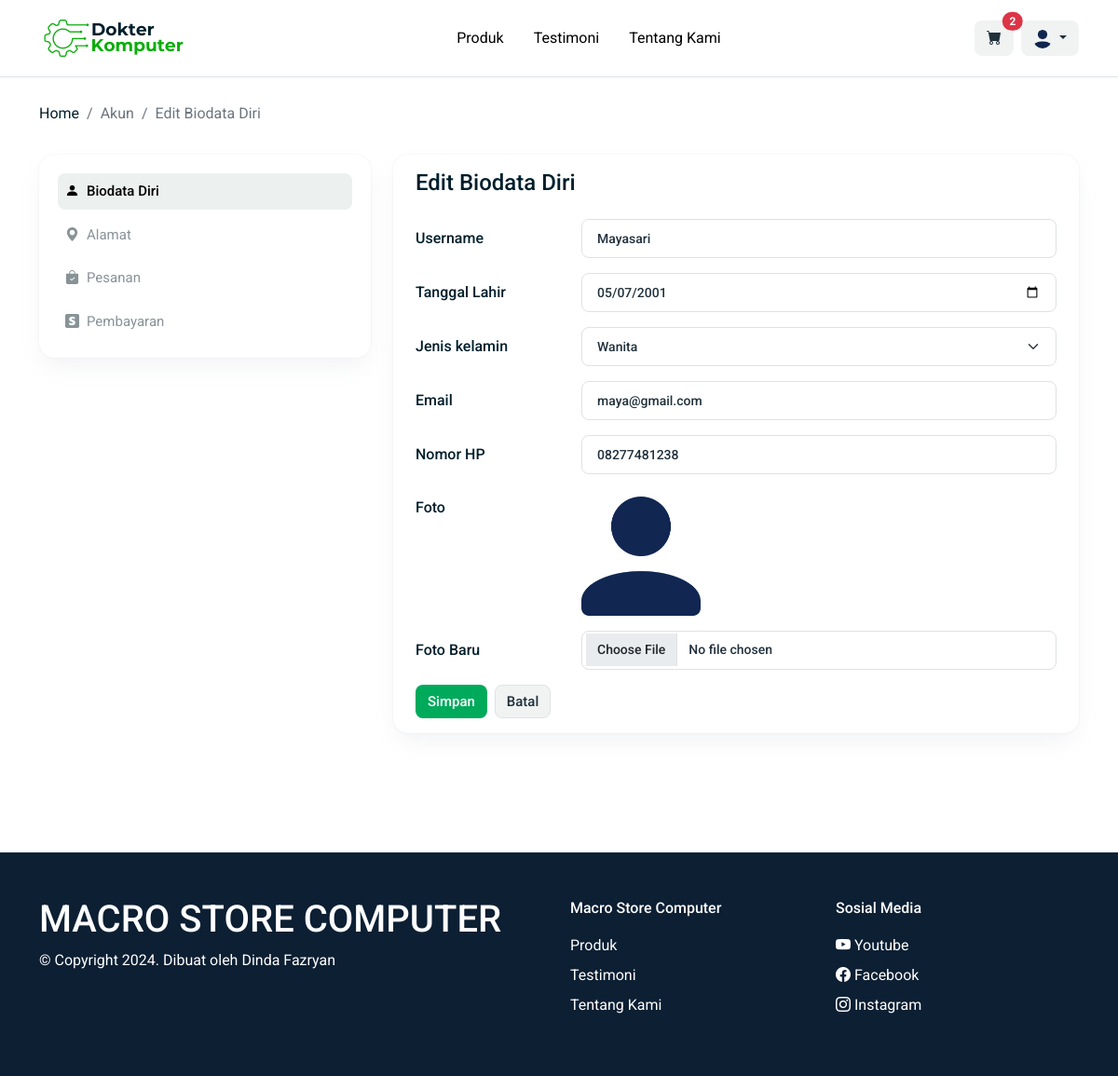
Page /akun/editbiodata.php?id_user=4 (signed in) on the committed database.
### tables this page shows
CREATE TABLE `user` (
  `id_user` int(11) NOT NULL,
  `username` varchar(100) NOT NULL,
  `email` varchar(50) NOT NULL,
  `password` varchar(255) NOT NULL,
  `tanggal_lahir` date DEFAULT NULL,
  `jenis_kelamin` varchar(20) DEFAULT NULL,
  `nomorhp` varchar(20) DEFAULT NULL,
  `picture` varchar(255) DEFAULT NULL
);

### fungsi.php (called while the page is built, shortened)
<?php
include "db/koneksi.php";
function show($query)
{
    global $koneksi;
    $result = mysqli_query($koneksi, $query);
    $rows = [];
    while ($row = mysqli_fetch_assoc($result)) {
        $rows[] = $row;
    }
    return $rows;
}

### akun/editbiodata.php (the view, shortened to what this page needs)
<?php
include "../db/koneksi.php";
include "../fungsi.php";
$id_user = $_GET["id_user"];
$data_user = show("SELECT * FROM user WHERE id_user = '$id_user'");
if ($data_user[0]["picture"]) {
    $picture = "../userPicture/" . $data_user[0]["picture"];
} else {
    $picture = "../asset/img/profile_default.png";
}
?>
<!DOCTYPE html>
<html lang="en">
<head>
    <link rel="stylesheet" href="../asset/css/bootstrap.css">
    <link rel="stylesheet" href="../asset/css/style.css">
    <link rel="stylesheet" href="https://cdn.jsdelivr.net/npm/bootstrap-icons@1.10.3/font/bootstrap-icons.css">
</head>
<body class="">
    <?php include "navbar.php" ?>
    <section id="hero" class="pb-5">
        <div class="container mb-3">
            <div class="row">
                <nav aria-label="breadcrumb">
                    <ol class="breadcrumb">
                        <li class="breadcrumb-item"><a href="index.php">Home</a></li>
                        <li class="breadcrumb-item active">Akun</li>
                        <li class="breadcrumb-item active" aria-current="page">Edit Biodata Diri</li>
                    </ol>
                </nav>
            </div>
        </div>
        <div class="container">
            <div class="row">
                <div class="col-md-4">
                    <?php include "sidebar.php"; ?>
                </div>
                <div class="col-md-8">
                    <div class="card py-3 px-4 border-0 shadow-1 rounded-16 mb-3">
                        <h4>Edit Biodata Diri</h4>
                        <form action="" method="post" enctype="multipart/form-data" class="mt-3">
                            <div class="row align-items-center mb-3">
                                <div class="col-4 col-lg-3 fw-500">Username</div>
                                <div class="col-8 col-lg-9">
                                    <input type="text" name="username" class="form-control" value="<?= $data_user[0]['username'] ?>" required>
                                </div>
                            </div>
                            <div class="row align-items-center mb-3">
                                <div class="col-4 col-lg-3 fw-500">Tanggal Lahir</div>
                                <div class="col-8 col-lg-9">
                                    <input type="date" name="tanggal_lahir" class="form-control" required value="<?php $tgl = $data_user[0]["tanggal_lahir"] ? $data_user[0]["tanggal_lahir"] : "";
                                                                                                                    echo $tgl ?>">
                                </div>
                            </div>
                            <div class=" row align-items-center mb-3">
                                <div class="col-4 col-lg-3 fw-500">Jenis kelamin</div>
                                <div class="col-8 col-lg-9">
                                    <select name="jenis_kelamin" class="form-select" required>
                                        <option value="<?= $data_user[0]["jenis_kelamin"] ?>"><?= $data_user[0]["jenis_kelamin"] ?></option>
                                    </select>
                                </div>
                            </div>
                            <div class="row align-items-center mb-3">
                                <div class="col-4 col-lg-3 fw-500">Email</div>
                                <div class="col-8 col-lg-9">
                                    <input type="email" name="email" class="form-control" value="<?= $data_user[0]['email'] ?>" required>
                                </div>
                            </div>
                            <div class="row align-items-center mb-4">
                                <div class="col-4 col-lg-3 fw-500">Nomor HP</div>
                                <div class="col-8 col-lg-9">
                                    <input type="text" name="nomorhp" class="form-control" autocomplete="off" placeholder="082xxx" maxlength="15" required value="<?php $nohp = $data_user[0]["nomorhp"] ? $data_user[0]["nomorhp"] : "";
                                                                                                                                                                    echo $nohp ?>">
                                </div>
                            </div>
                            <div class="row mb-3">
                                <div class="col-4 col-lg-3 fw-500">Foto</div>
                                <div class="col-8 col-lg-9">
                                    <img src="<?= $picture ?>" alt="profile" class="w-25" style="border-radius: 6px; aspect-ratio: auto;">
                                </div>
                            </div>
                            <div class="row align-items-center mb-3">
                                <div class="col-4 col-lg-3 fw-500">Foto Baru</div>
                                <div class="col-8 col-lg-9">
                                    <input type="file" name="gambar_baru" class="form-control">
                                </div>
                            </div>
                            <button type="submit" name="simpan" class="btn btn-green fw-500 fs-15">Simpan</button>
                            <a href="setting.php" class="btn btn-gray border fw-500 fs-15 ms-1">Batal</a>
                        </form>
                    </div>
                </div>
            </div>
        </div>
    </section>
    <?php include "../footer.php" ?>
</body>
</html>

### asset/css/style.css (style rules this page uses)
:root { --font-rubick: "Rubik"; --font-roboto: "Roboto"; --font-poppins: "Poppins"; --color-dark: #001e2b; --color-default: #0c0c0b; --color-gray: #5c6c75; --color-gray-100: #f0f3f2; --color-gray-200: #ecf0ef; --color-gray-300: #cccfce; --color-gray-500: #889397; --color-gray-700: #3d4f58; --color-gray-800: #21313c; --color-green: #00aa5b; --color-green-light: #ceefce; --color-green-hover: #098a4e; --color-blue: #016bf8; --border-color-green: #00aa5b; --border-color-default: #e9e9e7; --border-color-3: #c0c2c2; }
body { font-family: var(--font-roboto), sans-serif; color: var(--color-dark); }
a { text-decoration: none; color: inherit; }
#hero { margin-top: 6.9rem; margin-bottom: 4rem; }
.btn-green { background: var(--color-green); color: #fff; border-radius: 8px; transition: 0.3s; }
.btn-gray { background: var(--color-gray-100); color: var(--color-gray-800); border-radius: 8px; transition: 0.2s; }
.card img { width: 200px; height: auto; aspect-ratio: 4/3; object-fit: contain; }
.form-control { border: 1px solid #dfe2e1; border-radius: 0.5rem; color: #21313c; font-size: 0.875rem; font-weight: 500; line-height: 1.6; padding: 0.55rem 1rem; }
.form-select { background-position: right 1rem center; background-size: 16px 12px; border: 1px solid #dfe2e1; border-radius: 0.5rem; color: #21313c; font-size: 0.875rem; font-weight: 500; line-height: 1.6; padding: 0.55rem 3rem 0.55rem 1rem; }
.fs-15 { font-size: 15px; }
.fw-500 { font-weight: 500; }
.rounded-16 { border-radius: 1rem; }
.shadow-1 { box-shadow: 0 0 2px rgba(145, 158, 171, 0.2), 0 12px 24px -4px rgba(145, 158, 171, 0.12); }

### rows in the picture
user: username "Mayasari", tanggal_lahir "05/07/2001", jenis_kelamin "Wanita", email "maya@gmail.com", nomorhp "08277481238"

### other values in the picture
$jmlItemCart[0]["total"] "2"
